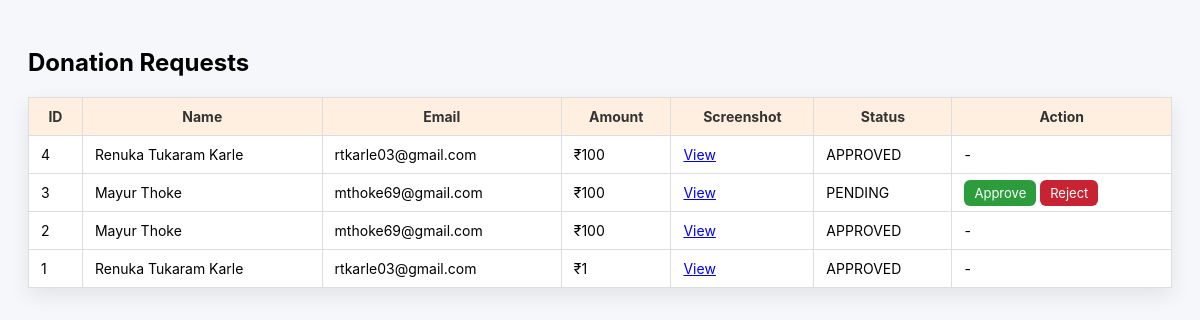
The page /admin_dashboard.php on the database its author committed.
### tables this page shows
CREATE TABLE `donations_details` (
  `id` int(11) NOT NULL,
  `name` varchar(200) DEFAULT NULL,
  `email` varchar(200) DEFAULT NULL,
  `amount` int(11) DEFAULT NULL,
  `screenshot` varchar(300) DEFAULT NULL,
  `status` varchar(20) DEFAULT NULL,
  `created_at` timestamp NOT NULL DEFAULT current_timestamp(),
  `phone` varchar(20) DEFAULT NULL,
  `payment_method` varchar(50) DEFAULT NULL,
  `transaction_id` varchar(255) DEFAULT NULL,
  `message` text DEFAULT NULL
);

### admin_dashboard.php (the view, shortened to what this page needs)
<?php
require 'config.php';
$res = $conn->query("SELECT * FROM donations_details ORDER BY id DESC");
?>
<!DOCTYPE html>
<html>
<head>
</head>
<body>
<h2>Donation Requests</h2>
<table>
<tr>
  <th>ID</th>
  <th>Name</th>
  <th>Email</th>
  <th>Amount</th>
  <th>Screenshot</th>
  <th>Status</th>
  <th>Action</th>
</tr>
<?php while($row = $res->fetch_assoc()){ ?>
<tr>
  <td><?= $row['id'] ?></td>
  <td><?= htmlspecialchars($row['name']) ?></td>
  <td><?= htmlspecialchars($row['email']) ?></td>
  <td>₹<?= $row['amount'] ?></td>
  <td><a href="<?= htmlspecialchars($row['screenshot']) ?>" target="_blank">View</a></td>
  <td><?= $row['status'] ?></td>
  <td>
     <?php if($row['status'] === 'PENDING'){ ?>
        <a class="btn approve" href="approve.php?id=<?= $row['id'] ?>">Approve</a>
        <a class="btn reject" href="reject.php?id=<?= $row['id'] ?>">Reject</a>
     <?php } else { echo "-"; } ?>
  </td>
</tr>
<?php } ?>
</table>
</body>
</html>

### admin_dashboard.php (style rules this page uses)
body { font-family:Inter, sans-serif;padding:20px;background:#f5f7fb }
table { border-collapse:collapse;width:100%;background:#fff; box-shadow:0 8px 20px rgba(0,0,0,0.08); }
th,td { padding:10px 12px;border:1px solid #ddd;font-size:14px }
th { background:#ffefe0;color:#333 }
a.btn { padding:5px 10px;border-radius:6px;text-decoration:none;font-size:13px }
.approve { background:#2c9c3d;color:#fff }
.reject { background:#c82333;color:#fff }

### rows shown on the page
donations_details: id "4", name "Renuka Tukaram Karle", email "rtkarle03@gmail.com", amount "100", status "APPROVED"
donations_details: id "3", name "Mayur Thoke", email "mthoke69@gmail.com", amount "100", status "PENDING"
donations_details: id "2", name "Mayur Thoke", email "mthoke69@gmail.com", amount "100", status "APPROVED"
donations_details: id "1", name "Renuka Tukaram Karle", email "rtkarle03@gmail.com", amount "1", status "APPROVED"
